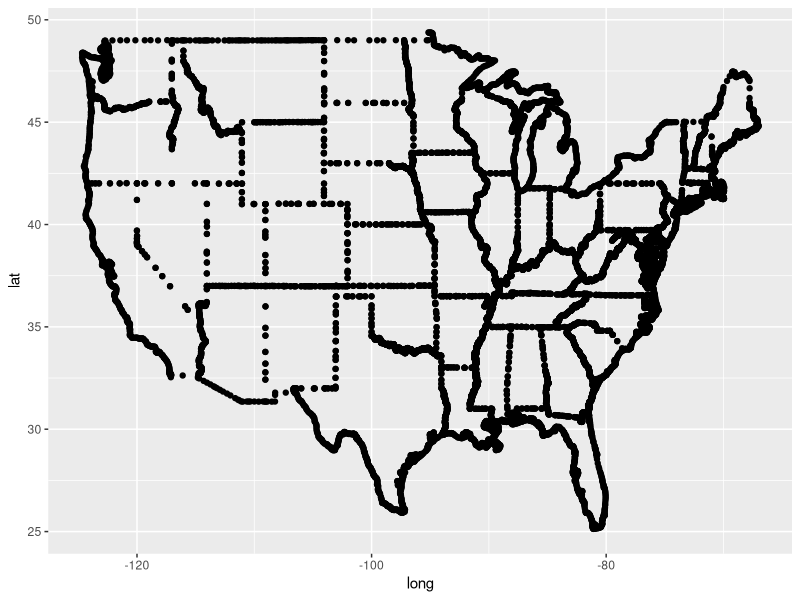
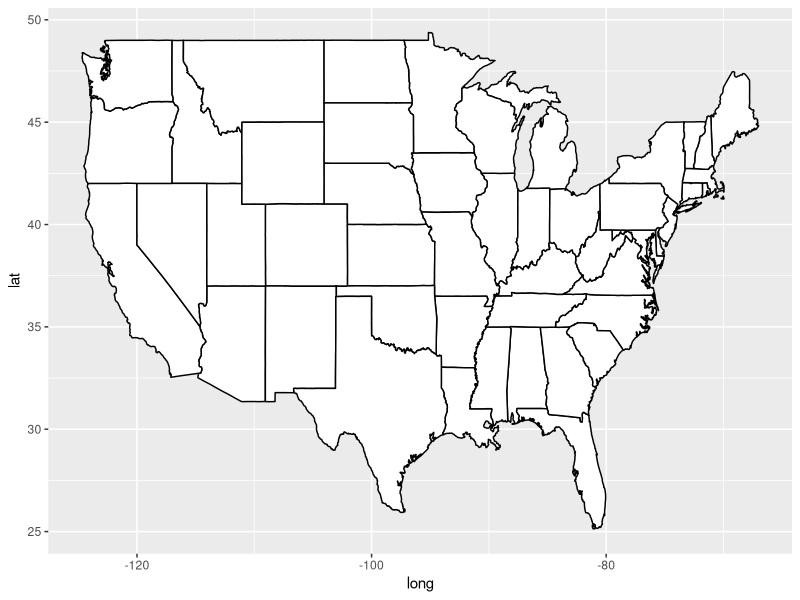

Recreate these plots in R, in order.
# maps of USA and the world
# Install library maps
install.packages("maps")
library(maps)
library(ggplot2)

# create a map of USA
states_map=map_data("state")
class(states_map)
dim(states_map)
head(states_map,100)

ggplot(states_map, aes(x=long,y=lat))+
  geom_point()

ggplot(states_map, aes(x=long,y=lat,group=group))+
  geom_polygon(fill="white",col="black")
